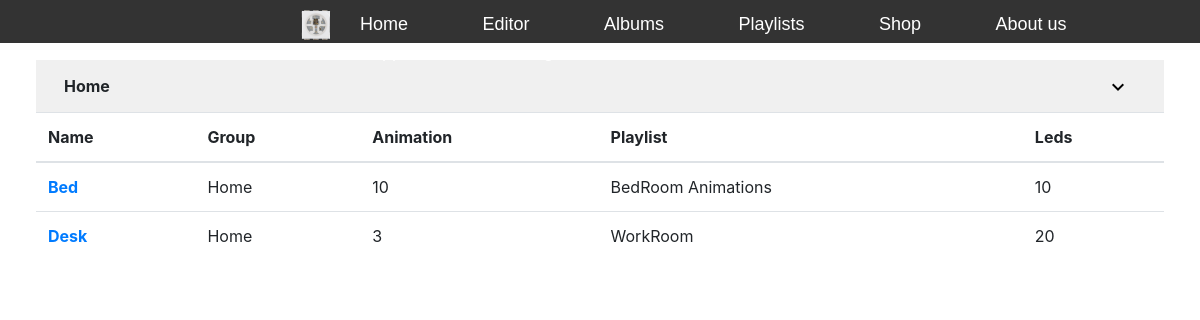
/home/home.php (signed in), run on an earlier commit of the app's database.
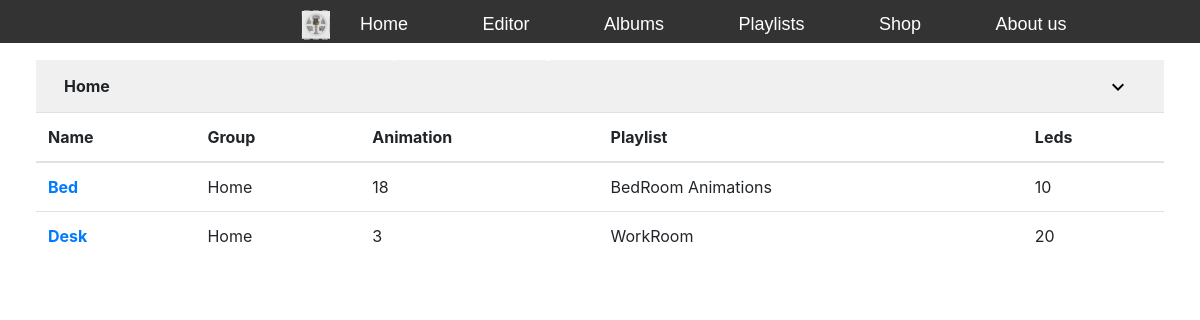
And on a later commit of the database.
### tables this page shows
CREATE TABLE `light` (
  `id` int(11) NOT NULL,
  `id_board` int(11) NOT NULL,
  `name` varchar(255) NOT NULL,
  `id_cluster` int(11) NOT NULL,
  `id_animation` int(11) NOT NULL,
  `id_sub_playlist` int(11) NOT NULL
);

CREATE TABLE `cluster` (
  `id` int(11) NOT NULL,
  `name` varchar(255) NOT NULL
);

CREATE TABLE `sub_playlist` (
  `id` int(11) NOT NULL,
  `name` varchar(255) NOT NULL,
  `id_playlist` int(11) NOT NULL
);

CREATE TABLE `board` (
  `id` int(11) NOT NULL,
  `leds_number` int(5) NOT NULL,
  `notify` int(10) NOT NULL
);

### home/home.php (the view, shortened to what this page needs)
<?php
	if ( !isset( $_SESSION[ "user_id" ] ) )
	{
		header( "Location: /sign/signin.php" );
		die();
	}
	else
	{
		include "../connection/sleds_connect.php";
?>
<!DOCTYPE html>
<html lang="en">
	<head>
		<link rel="stylesheet" href="https://cdn.jsdelivr.net/npm/bootstrap@4.3.1/dist/css/bootstrap.min.css">
		<link rel = "stylesheet" href = "./style/style.css" >
		<link rel = "stylesheet" href = "../style/style_navbar.css" >
	</head>
	<body>
	<header>
		<div class="container">
			<img id = "logo" src = "/home/images/pixel.png" >
			<nav>
				<a href="/home/home.php">Home</a>
				<a href="/home/animation_editor/home.php">Editor</a>
				<a href="/home/animation_album.php">Albums</a>
				<a href="/home/animation_playlist.php">Playlists</a>
				<a href="">Shop</a>
				<a href="">About us</a>
				<a href="">Support</a>
				<a href="/home/profile/settings.php">Settings</a>
			</nav>
		</div>
	</header>
	<div class = "lights_tables" >
		<?php
		$statement = $sleds_database -> prepare( "SELECT cluster.* FROM cluster RIGHT JOIN relation_user_cluster ON cluster.id=relation_user_cluster.id_cluster WHERE relation_user_cluster.id_user=?" );
		$statement -> bind_param( "i", $_SESSION[ "user_id" ] );
		$statement -> execute();
		$group_result = $statement -> get_result();
		while ( $group = $group_result -> fetch_assoc() )
		{
			?>
			<div class = "table_hide_show">
				<a class = "hide_show_text"><?php echo $group[ "name" ]; ?></a>
				<a class = "material-icons hide_show" ><button class = "hide_show_button" id = "<?php echo $group[ "name" ]; ?>hide_show_icon" onclick="hide_show_table('<?php echo $group[ 'name' ]; ?>')">expand_more</button></a>
			</div>
			<div id="<?php echo $group[ 'name' ]; ?>_table">
				<table class = "table table-hover" >
				<thead>
					<tr>
						<th scope = "col" >Name</th>
						<th scope = "col" >Group</th>
						<th scope = "col" >Animation</th>
						<th scope = "col" >Playlist</th>
						<th scope = "col" >Leds</th>
					</tr>
				</thead>
				<tbody>
			<?php
			$statement = $sleds_database -> prepare( "SELECT DISTINCT light.*, board.leds_number as board_leds_number, sub_playlist.name AS sub_playlist_name FROM light RIGHT JOIN board ON light.id_board=board.id RIGHT JOIN sub_playlist ON light.id_sub_playlist=sub_playlist.id WHERE light.id_cluster=?" );
			$statement -> bind_param( "i", $group[ "id" ] );
			$statement -> execute();
			$light_result = $statement -> get_result();
				while ( $light = $light_result -> fetch_assoc() )
				{
					echo '
					<tr>
						<th scope = "row"><a href = "./light/settings.php?light_id=' . $light[ "id" ] . '" >' . $light[ "name" ] . '</a></th>
						<td>' . $group[ "name" ] . '</td>
						<td>' . $light[ "id_animation" ] . '</td>
						<td>' . $light[ "sub_playlist_name" ] . '</td>
						<td>' . $light[ "board_leds_number" ] . '</td>
					</tr>
					';
				}
			?>
				</tbody>
				</table>
			</div>
			<?php
		}
		?>
	</div>
	</body>
</html>
<?php
	}
?>

What changed in the data, as far as the page shows it:
changed light "Bed": id_animation "10" → "18"
